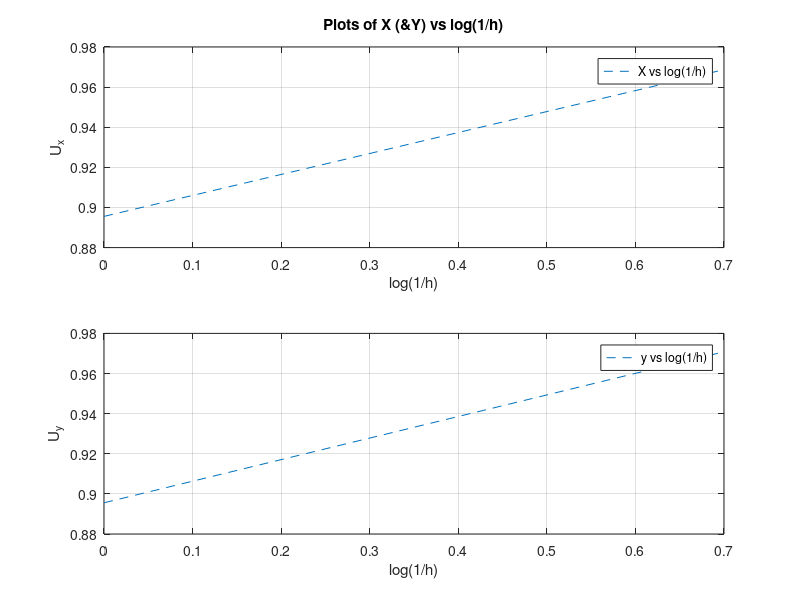

Write the MATLAB code that produced this figure.
%Plot of u (&v) vs log(1/h) for different values of h: 
x_plot=[log(1) log(2)];
u_plot=[0.403 0.4356]/0.45;
v_plot=[-0.6213 -0.673]/(-0.69375);


subplot(2,1,1)
plot(x_plot,u_plot,'--');
grid on
xlabel('log(1/h)');
ylabel('U_x');
legend('X vs log(1/h)');
title('Plots of X (&Y) vs log(1/h)');


subplot(2,1,2)
plot(x_plot,v_plot,'--');
grid on
xlabel('log(1/h)');
ylabel('U_y');
legend('y vs log(1/h)');

